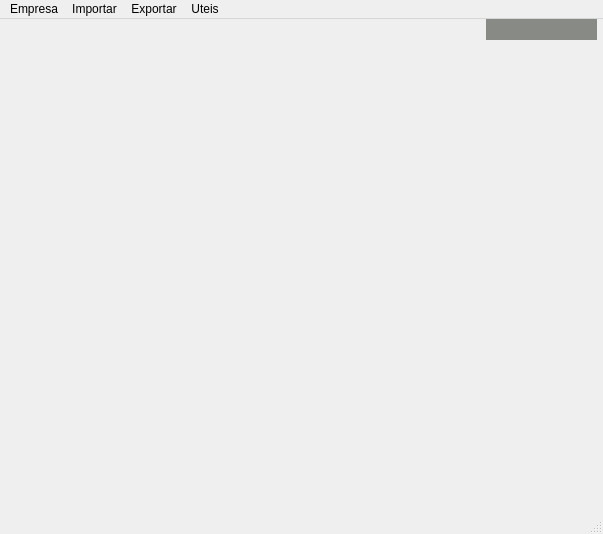
<?xml version="1.0" encoding="UTF-8"?>
<ui version="4.0">
 <class>MainWindow</class>
 <widget class="QMainWindow" name="MainWindow">
  <property name="geometry">
   <rect>
    <x>0</x>
    <y>0</y>
    <width>603</width>
    <height>534</height>
   </rect>
  </property>
  <property name="windowTitle">
   <string>MainWindow</string>
  </property>
  <widget class="QWidget" name="centralwidget">
   <widget class="QLabel" name="ActiveCompany">
    <property name="geometry">
     <rect>
      <x>486</x>
      <y>0</y>
      <width>111</width>
      <height>21</height>
     </rect>
    </property>
    <property name="font">
     <font>
      <family>Arial</family>
      <weight>75</weight>
      <bold>true</bold>
     </font>
    </property>
    <property name="whatsThis">
     <string>&lt;html&gt;&lt;head/&gt;&lt;body&gt;&lt;p&gt;Empresa ativa&lt;/p&gt;&lt;/body&gt;&lt;/html&gt;</string>
    </property>
    <property name="styleSheet">
     <string notr="true">background-color: rgb(136, 138, 133);</string>
    </property>
    <property name="text">
     <string/>
    </property>
   </widget>
   <widget class="QWidget" name="gridLayoutWidget">
    <property name="geometry">
     <rect>
      <x>0</x>
      <y>40</y>
      <width>601</width>
      <height>451</height>
     </rect>
    </property>
    <layout class="QGridLayout" name="gridLayout"/>
   </widget>
  </widget>
  <widget class="QMenuBar" name="menubar">
   <property name="geometry">
    <rect>
     <x>0</x>
     <y>0</y>
     <width>603</width>
     <height>22</height>
    </rect>
   </property>
   <widget class="QMenu" name="menuEmpresa">
    <property name="title">
     <string>Empresa</string>
    </property>
    <addaction name="actionAtivar_empresa"/>
    <addaction name="actionCadastrar"/>
    <addaction name="actionEditar"/>
   </widget>
   <widget class="QMenu" name="menuImportar">
    <property name="title">
     <string>Importar</string>
    </property>
    <addaction name="actionXML_Entrada_Compras"/>
    <addaction name="actionCodigo_de_relacionamento"/>
    <addaction name="actionRegistro_C170_SPED"/>
    <addaction name="actionFator_de_convers_o"/>
   </widget>
   <widget class="QMenu" name="menuExportar">
    <property name="title">
     <string>Exportar</string>
    </property>
    <addaction name="actionCodigo_de_relacionamento_2"/>
    <addaction name="actionSaldo_inicial"/>
   </widget>
   <widget class="QMenu" name="menuUteis">
    <property name="title">
     <string>Uteis</string>
    </property>
    <addaction name="actionAdicionar_0220_no_SPED"/>
   </widget>
   <addaction name="menuEmpresa"/>
   <addaction name="menuImportar"/>
   <addaction name="menuExportar"/>
   <addaction name="menuUteis"/>
  </widget>
  <widget class="QStatusBar" name="statusbar"/>
  <action name="actionAtivar_empresa">
   <property name="text">
    <string>Ativar</string>
   </property>
  </action>
  <action name="actionCadastrar">
   <property name="text">
    <string>Cadastrar</string>
   </property>
  </action>
  <action name="actionXML_Entrada_Compras">
   <property name="text">
    <string>XML Entrada</string>
   </property>
  </action>
  <action name="actionCodigo_de_relacionamento">
   <property name="text">
    <string>Codigo de relacionamento</string>
   </property>
  </action>
  <action name="actionEditar">
   <property name="text">
    <string>Editar</string>
   </property>
  </action>
  <action name="actionCodigo_de_relacionamento_2">
   <property name="text">
    <string>Codigo de relacionamento</string>
   </property>
  </action>
  <action name="actionGerar_SPED_com_0220">
   <property name="text">
    <string>Adicionar registro 0220 no SPED</string>
   </property>
  </action>
  <action name="actionAdicionar_0220_no_SPED">
   <property name="text">
    <string>Gerar SPED com registro 0220 </string>
   </property>
  </action>
  <action name="actionRegistro_C170_SPED">
   <property name="text">
    <string>Registro C170 - SPED</string>
   </property>
  </action>
  <action name="actionAdicionar_registro_0220_no_SPED">
   <property name="text">
    <string>Adicionar registro 0220 no SPED</string>
   </property>
  </action>
  <action name="actionFator_de_convers_o">
   <property name="text">
    <string>Fator de conversão</string>
   </property>
  </action>
  <action name="actionSaldo_inicial">
   <property name="text">
    <string>Saldo inicial</string>
   </property>
  </action>
 </widget>
 <resources/>
 <connections/>
</ui>
